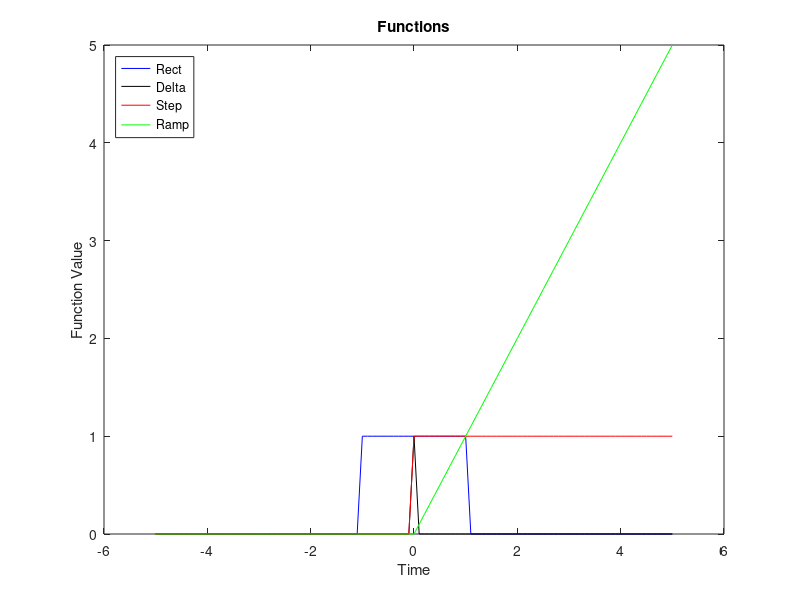

The MATLAB script that drew this image:
%BME 790.01 Fall 2013 In Class Worksheet 2 Kanishk Asthana ka112@duke.edu

clf;
clear;
%First Task
%First Method
t=-5:0.1:5

%Second Method
t2=linspace(-5,5,length(t))

%So to verify that they are identical we can find the difference between
%the two matrices find the standard deviation for the difference matrix and
%also find the mean of this matrix. A very small value should indicate that
%they are identical.
%Note: I tried doing this with the matlab function isequal but this seemed
%to work only for integer values stored in the two matrixes. By hypothesis
%is the minor differences in storage of these values is leading to this
%error.

difference=t-t2
std(difference)
mean(difference)

%We can also identify if they are equal visually by comparing the two
%vectors side by side in a Matrix
comparesidebyside=[t;t2]

%%Task 2:Creating new vectors:
Rect=zeros(length(t),1)'
Delta=zeros(length(t),1)'
Step=zeros(length(t),1)'
Ramp=zeros(length(t),1)'

%Verifing that they are equal:as explained above I don't know why isequal
%did not work even here
%isequal(Rect,Delta,Step,Ramp)

difference=Rect-Delta
std(difference)
mean(difference)

difference=Delta-Step
std(difference)
mean(difference)

difference=Step-Ramp
std(difference)
mean(difference)


%Task 3:
%Since a here for rect function is 2. Therefore for the indices of t where
% t>=-1 to t<=1; rect should have a value of 1
Rect(t>=-1 & t<=1)=1
plot(t,Rect,'b')

%Task 4:The delta function should have a value of 1 at the index where t=0
Delta(t==0)=1
hold on;
plot(t,Delta,'k')

%Task 5: The step function should have the value 1 for the indices where
%t>=0.
Step(t>=0)=1
plot(t,Step,'r')

%Task 6: The ramp function should be numerically equal to time for all all
%the indices where t>=0

Ramp(t>=0)=t(t>=0)
plot(t,Ramp,'g')

title('Functions');
legend('Rect','Delta','Step','Ramp','Location','NorthWest')
ylabel('Function Value')
xlabel('Time')
